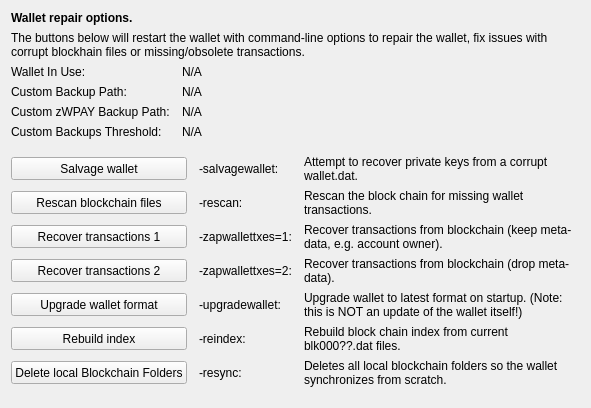
     <widget class="QWidget" name="tab_repair">
      <attribute name="title">
       <string>&amp;Wallet Repair</string>
      </attribute>
      <layout class="QGridLayout" name="gridLayout_4" columnstretch="0,0,0,0">
       <property name="horizontalSpacing">
        <number>12</number>
       </property>
       <item row="0" column="0" colspan="4">
        <widget class="QLabel" name="label_repair_header">
         <property name="font">
          <font>
           <weight>75</weight>
           <bold>true</bold>
          </font>
         </property>
         <property name="text">
          <string>Wallet repair options.</string>
         </property>
        </widget>
       </item>
       <item row="1" column="0" colspan="4">
        <widget class="QLabel" name="label_repair_helptext">
         <property name="font">
          <font>
           <weight>50</weight>
           <bold>false</bold>
          </font>
         </property>
         <property name="text">
          <string>The buttons below will restart the wallet with command-line options to repair the wallet, fix issues with corrupt blockhain files or missing/obsolete transactions.</string>
         </property>
         <property name="wordWrap">
          <bool>true</bool>
         </property>
        </widget>
       </item>
       <item row="2" column="0">
        <widget class="QLabel" name="wallet_path_label">
         <property name="text">
          <string>Wallet In Use:</string>
         </property>
        </widget>
       </item>
       <item row="2" column="1" colspan="3">
        <widget class="QLabel" name="wallet_path">
         <property name="cursor">
          <cursorShape>IBeamCursor</cursorShape>
         </property>
         <property name="text">
          <string>N/A</string>
         </property>
         <property name="textFormat">
          <enum>Qt::PlainText</enum>
         </property>
         <property name="textInteractionFlags">
          <set>Qt::LinksAccessibleByMouse|Qt::TextSelectableByKeyboard|Qt::TextSelectableByMouse</set>
         </property>
        </widget>
       </item>
       <item row="3" column="0">
        <widget class="QLabel" name="wallet_custombackuppath_label">
         <property name="text">
          <string>Custom Backup Path:</string>
         </property>
         <property name="visible">
          <bool>false</bool>
         </property>
        </widget>
       </item>
       <item row="3" column="1" colspan="3">
        <widget class="QLabel" name="wallet_custombackuppath">
         <property name="cursor">
          <cursorShape>IBeamCursor</cursorShape>
         </property>
         <property name="text">
          <string>N/A</string>
         </property>
         <property name="textFormat">
          <enum>Qt::PlainText</enum>
         </property>
         <property name="textInteractionFlags">
          <set>Qt::LinksAccessibleByMouse|Qt::TextSelectableByKeyboard|Qt::TextSelectableByMouse</set>
         </property>
         <property name="visible">
          <bool>false</bool>
         </property>
        </widget>
       </item>
       <item row="4" column="0">
        <widget class="QLabel" name="wallet_customzpivbackuppath_label">
         <property name="text">
          <string>Custom zWPAY Backup Path:</string>
         </property>
         <property name="visible">
          <bool>false</bool>
         </property>
        </widget>
       </item>
       <item row="4" column="1" colspan="3">
        <widget class="QLabel" name="wallet_customzpivbackuppath">
         <property name="cursor">
          <cursorShape>IBeamCursor</cursorShape>
         </property>
         <property name="text">
          <string>N/A</string>
         </property>
         <property name="textFormat">
          <enum>Qt::PlainText</enum>
         </property>
         <property name="textInteractionFlags">
          <set>Qt::LinksAccessibleByMouse|Qt::TextSelectableByKeyboard|Qt::TextSelectableByMouse</set>
         </property>
         <property name="visible">
          <bool>false</bool>
         </property>
        </widget>
       </item>
       <item row="5" column="0">
        <widget class="QLabel" name="wallet_custombackupthreshold_label">
         <property name="text">
          <string>Custom Backups Threshold:</string>
         </property>
         <property name="visible">
          <bool>false</bool>
         </property>
        </widget>
       </item>
       <item row="5" column="1" colspan="3">
        <widget class="QLabel" name="wallet_custombackupthreshold">
         <property name="cursor">
          <cursorShape>IBeamCursor</cursorShape>
         </property>
         <property name="text">
          <string>N/A</string>
         </property>
         <property name="textFormat">
          <enum>Qt::PlainText</enum>
         </property>
         <property name="textInteractionFlags">
          <set>Qt::LinksAccessibleByMouse|Qt::TextSelectableByKeyboard|Qt::TextSelectableByMouse</set>
         </property>
         <property name="visible">
          <bool>false</bool>
         </property>
        </widget>
       </item>
       <item row="6" column="0">
        <spacer name="verticalSpacer_repair1">
         <property name="orientation">
          <enum>Qt::Vertical</enum>
         </property>
         <property name="sizeHint" stdset="0">
          <size>
           <width>10</width>
           <height>10</height>
          </size>
         </property>
        </spacer>
       </item>
       <item row="7" column="0" colspan="2">
        <widget class="QPushButton" name="btn_salvagewallet">
         <property name="minimumSize">
          <size>
           <width>100</width>
           <height>23</height>
          </size>
         </property>
         <property name="text">
          <string>Salvage wallet</string>
         </property>
        </widget>
       </item>
       <item row="7" column="2">
        <widget class="QLabel" name="label_repair_salvage_command">
         <property name="text">
          <string notr="true">-salvagewallet:</string>
         </property>
        </widget>
       </item>
       <item row="7" column="3">
        <widget class="QLabel" name="label_repair_salvage">
         <property name="text">
          <string>Attempt to recover private keys from a corrupt wallet.dat.</string>
         </property>
         <property name="wordWrap">
          <bool>true</bool>
         </property>
        </widget>
       </item>
       <item row="8" column="0" colspan="2">
        <widget class="QPushButton" name="btn_rescan">
         <property name="minimumSize">
          <size>
           <width>100</width>
           <height>23</height>
          </size>
         </property>
         <property name="text">
          <string>Rescan blockchain files</string>
         </property>
        </widget>
       </item>
       <item row="8" column="2">
        <widget class="QLabel" name="label_repair_rescan_command">
         <property name="text">
          <string notr="true">-rescan:</string>
         </property>
        </widget>
       </item>
       <item row="8" column="3">
        <widget class="QLabel" name="label_repair_rescan">
         <property name="text">
          <string>Rescan the block chain for missing wallet transactions.</string>
         </property>
         <property name="wordWrap">
          <bool>true</bool>
         </property>
        </widget>
       </item>
       <item row="9" column="0" colspan="2">
        <widget class="QPushButton" name="btn_zapwallettxes1">
         <property name="minimumSize">
          <size>
           <width>100</width>
           <height>23</height>
          </size>
         </property>
         <property name="text">
          <string>Recover transactions 1</string>
         </property>
        </widget>
       </item>
       <item row="9" column="2">
        <widget class="QLabel" name="label_repair_zap1_command">
         <property name="text">
          <string notr="true">-zapwallettxes=1:</string>
         </property>
        </widget>
       </item>
       <item row="9" column="3">
        <widget class="QLabel" name="label_repair_zap1">
         <property name="text">
          <string>Recover transactions from blockchain (keep meta-data, e.g. account owner).</string>
         </property>
         <property name="wordWrap">
          <bool>true</bool>
         </property>
        </widget>
       </item>
       <item row="10" column="0" colspan="2">
        <widget class="QPushButton" name="btn_zapwallettxes2">
         <property name="minimumSize">
          <size>
           <width>100</width>
           <height>23</height>
          </size>
         </property>
         <property name="text">
          <string>Recover transactions 2</string>
         </property>
        </widget>
       </item>
       <item row="10" column="2">
        <widget class="QLabel" name="label_repair_zap2_command">
         <property name="text">
          <string notr="true">-zapwallettxes=2:</string>
         </property>
        </widget>
       </item>
       <item row="10" column="3">
        <widget class="QLabel" name="label_repair_zap2">
         <property name="text">
          <string>Recover transactions from blockchain (drop meta-data).</string>
         </property>
         <property name="wordWrap">
          <bool>true</bool>
         </property>
        </widget>
       </item>
       <item row="11" column="0" colspan="2">
        <widget class="QPushButton" name="btn_upgradewallet">
         <property name="minimumSize">
          <size>
           <width>100</width>
           <height>23</height>
          </size>
         </property>
         <property name="text">
          <string>Upgrade wallet format</string>
         </property>
        </widget>
       </item>
       <item row="11" column="2">
        <widget class="QLabel" name="label_repair_upgrade_command">
         <property name="text">
          <string notr="true">-upgradewallet:</string>
         </property>
        </widget>
       </item>
       <item row="11" column="3">
        <widget class="QLabel" name="label_repair_upgrade">
         <property name="text">
          <string>Upgrade wallet to latest format on startup. (Note: this is NOT an update of the wallet itself!)</string>
         </property>
         <property name="wordWrap">
          <bool>true</bool>
         </property>
        </widget>
       </item>
       <item row="12" column="0" colspan="2">
        <widget class="QPushButton" name="btn_reindex">
         <property name="minimumSize">
          <size>
           <width>100</width>
           <height>23</height>
          </size>
         </property>
         <property name="text">
          <string>Rebuild index</string>
         </property>
        </widget>
       </item>
       <item row="12" column="2">
        <widget class="QLabel" name="label_repair_reindex_command">
         <property name="text">
          <string notr="true">-reindex:</string>
         </property>
        </widget>
       </item>
       <item row="12" column="3">
        <widget class="QLabel" name="label_repair_reindex">
         <property name="text">
          <string>Rebuild block chain index from current blk000??.dat files.</string>
         </property>
         <property name="wordWrap">
          <bool>true</bool>
         </property>
        </widget>
       </item>
       <item row="13" column="0" colspan="2">
        <widget class="QPushButton" name="btn_resync">
         <property name="minimumSize">
          <size>
           <width>100</width>
           <height>23</height>
          </size>
         </property>
         <property name="text">
          <string>Delete local Blockchain Folders</string>
         </property>
        </widget>
       </item>
       <item row="13" column="2">
        <widget class="QLabel" name="label_repair_resync_command">
         <property name="text">
          <string>-resync:</string>
         </property>
        </widget>
       </item>
       <item row="13" column="3">
        <widget class="QLabel" name="label_repair_resync">
         <property name="text">
          <string>Deletes all local blockchain folders so the wallet synchronizes from scratch.</string>
         </property>
         <property name="wordWrap">
          <bool>true</bool>
         </property>
        </widget>
       </item>
       <item row="14" column="0">
        <spacer name="verticalSpacer_repair2">
         <property name="orientation">
          <enum>Qt::Vertical</enum>
         </property>
         <property name="sizeHint" stdset="0">
          <size>
           <width>20</width>
           <height>10</height>
          </size>
         </property>
        </spacer>
       </item>
      </layout>
     </widget>
